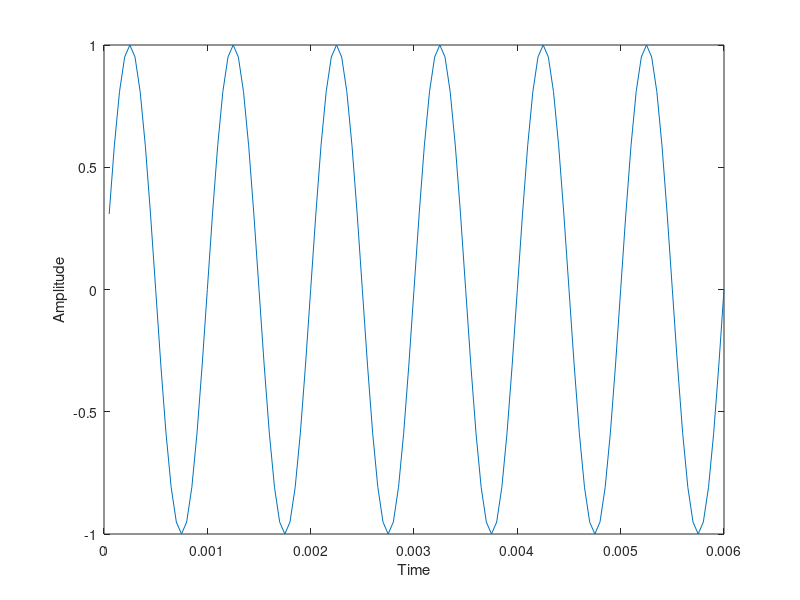
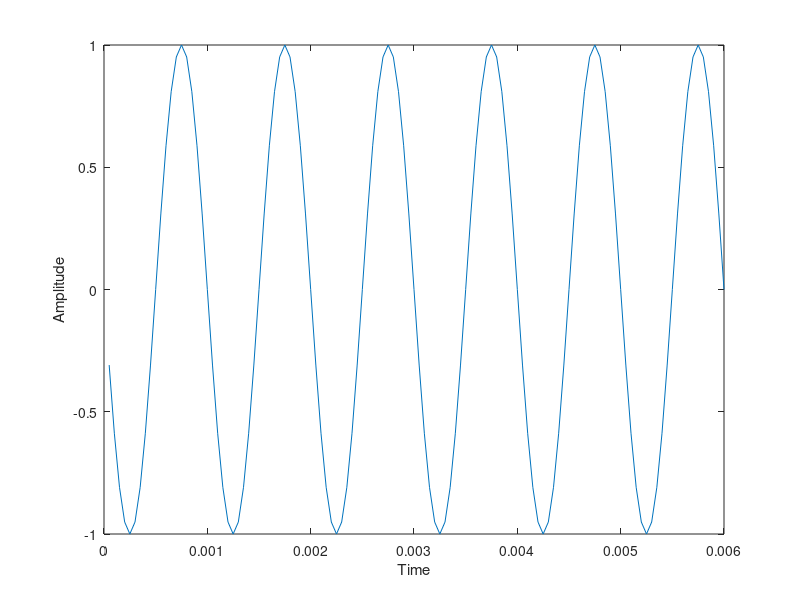
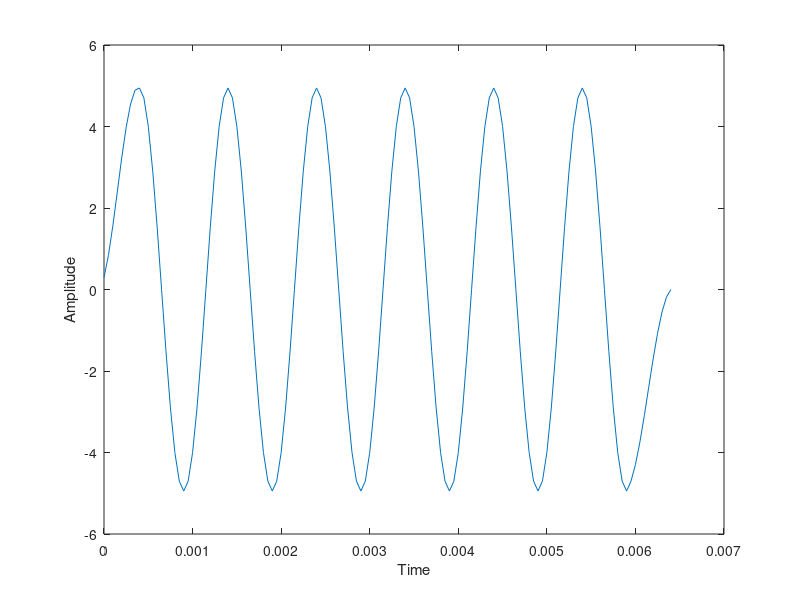

These figures' MATLAB source, in order:
clear, clc;

%% Task 1

Fs = 20e3;      % sampling frequency
T = 1/Fs;       % sampling period 
fc = 1e3;       % sinusoidal frequency
Tc = 1/fc;
t = T:T:6*Tc;       % vector of time instants
x = sin(2*pi*fc*t);     % sinusoidal signal 

figure(1)
plot(t,x);
xlabel('Time');
ylabel('Amplitude');

%% Task 2

fc = 19e3;
x2 = sin(2*pi*fc*t);

figure(2)
plot(t,x2);
xlabel('Time');
ylabel('Amplitude');

%% Task 3 

h = exp(-1000*t(1:10));     % Truncated impulse response
% h_truncated = h(1:10);      % Gives 10 samples
y = conv(h, x);
ty = 0:T:(length(y)-1)*T;           % define vector of time instant ty

figure(3)
xlabel('Time');
ylabel('Amplitude');
plot(ty, y);
xlabel('Time');
ylabel('Amplitude');


